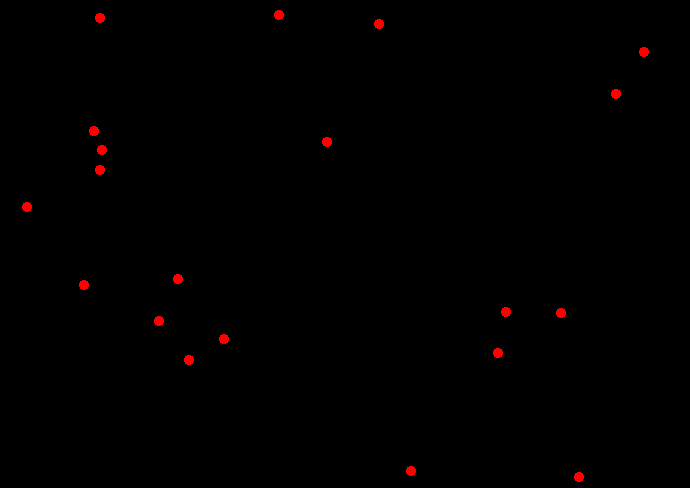
#> input picture data/dots/102dots.jpg, 690 x 488 px; its folder holds 4 pictures in this run
$ jupyter execute utils.ipynb
#> lines starting #> are read from the running program, lines starting #| are printed output that depends on the picture
# Data Preprocessing

## Resizing Images

[cell 1]
import cv2
import glob
import os

[cell 2]
os.mkdir('dotsResized')
inputFolder = "dots"
folderLen = len(inputFolder)
for img in glob.glob(inputFolder +"/*.jpg"):
    image = cv2.imread(img)
#> image is the input picture: shape (488, 690, 3); mean B, G, R 0, 0, 1.2
    imgResized = cv2.resize(image, (256,256))
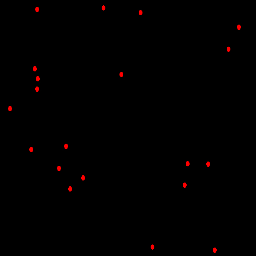
#> imgResized: shape (256, 256, 3); mean B, G, R 0, 0, 1.2
    cv2.imwrite("dotsResized" + img[folderLen:], imgResized)
#> pass 2 of the loop `for img in glob.glob(inputFolder +"/*.jpg"):`:
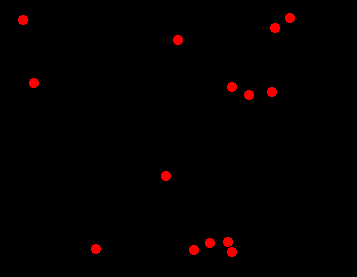
#> input picture data/dots/105dots.jpg, 357 x 277 px
#> image is the input picture: shape (277, 357, 3); mean B, G, R 0, 0, 2.9
#> `imgResized = cv2.resize(image, (256,256))`:
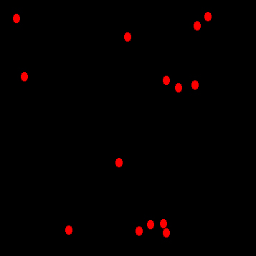
#> imgResized: shape (256, 256, 3); mean B, G, R 0, 0, 2.9
#> pass 3 of the loop `for img in glob.glob(inputFolder +"/*.jpg"):`:
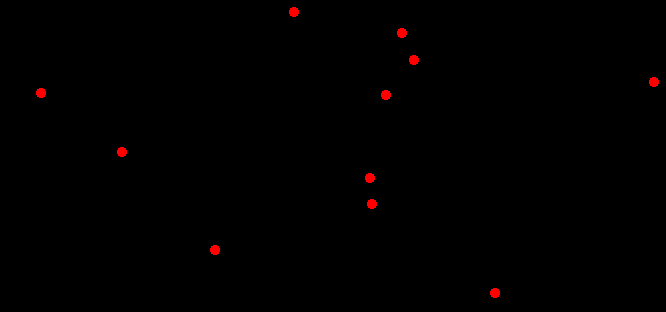
#> input picture data/dots/106dots.jpg, 666 x 312 px
#> image is the input picture: shape (312, 666, 3); mean B, G, R 0, 0, 1.1
#> `imgResized = cv2.resize(image, (256,256))`:
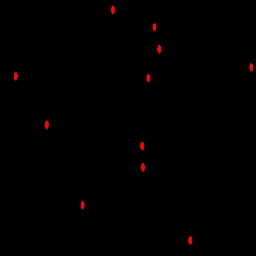
#> imgResized: shape (256, 256, 3); mean B, G, R 0, 0, 1.1
#> the loop made 4 passes; the first 3 are shown

## Creating H5 File for train and valid dataset (%80 train, %20 valid)

[cell 3]
"""A tool to download and preprocess data, and generate HDF5 file."""

import os
import shutil
import zipfile
from glob import glob
from typing import List, Tuple

import click
import h5py
import wget
import numpy as np
from PIL import Image
from scipy.io import loadmat
from scipy.ndimage import gaussian_filter

[cell 4]
def create_hdf5(dataset_name: str,
                train_size: int,
                valid_size: int,
                img_size: Tuple[int, int],
                in_channels: int=3):
    """
    Create empty training and validation HDF5 files with placeholders
    for images and labels (density maps).

    Note:
    Datasets are saved in [dataset_name]/train.h5 and [dataset_name]/valid.h5.
    Existing files will be overwritten.

    Args:
        dataset_name: used to create a folder for train.h5 and valid.h5
        train_size: no. of training samples
        valid_size: no. of validation samples
        img_size: (width, height) of a single image / density map
        in_channels: no. of channels of an input image

    Returns:
        A tuple of pointers to training and validation HDF5 files.
    """
#> called with dataset_name = 'cell', train_size = 168, valid_size = 42, img_size = (256, 256), in_channels = 3
    # create output folder if it does not exist
    os.makedirs(dataset_name, exist_ok=True)

    # create HDF5 files: [dataset_name]/(train | valid).h5
    train_h5 = h5py.File(os.path.join(dataset_name, 'train.h5'), 'w')
    valid_h5 = h5py.File(os.path.join(dataset_name, 'valid.h5'), 'w')

    # add two HDF5 datasets (images and labels) for each HDF5 file
    for h5, size in ((train_h5, train_size), (valid_h5, valid_size)):
        h5.create_dataset('images', (size, in_channels, *img_size))
        h5.create_dataset('labels', (size, 1, *img_size))

    return train_h5, valid_h5
